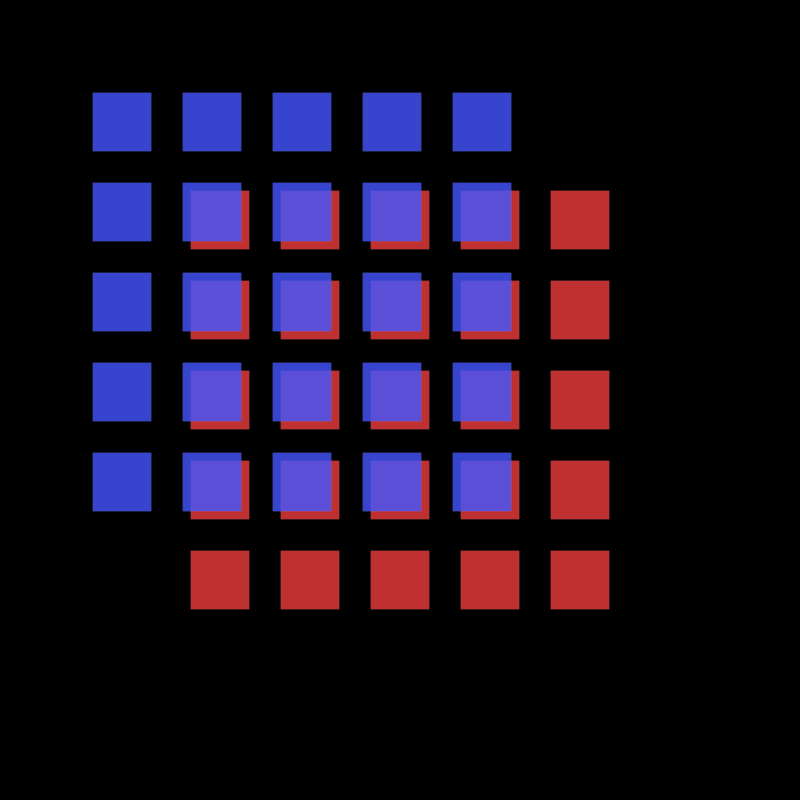
Frame 1 (no input)
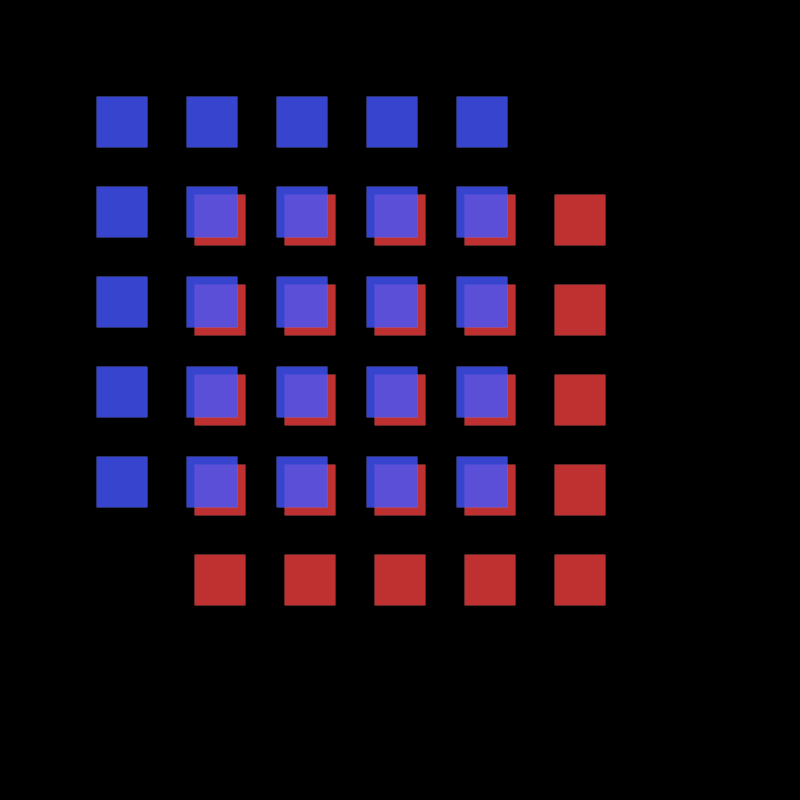
Frame 60 (the mouse pressed at the canvas centre just before this capture)
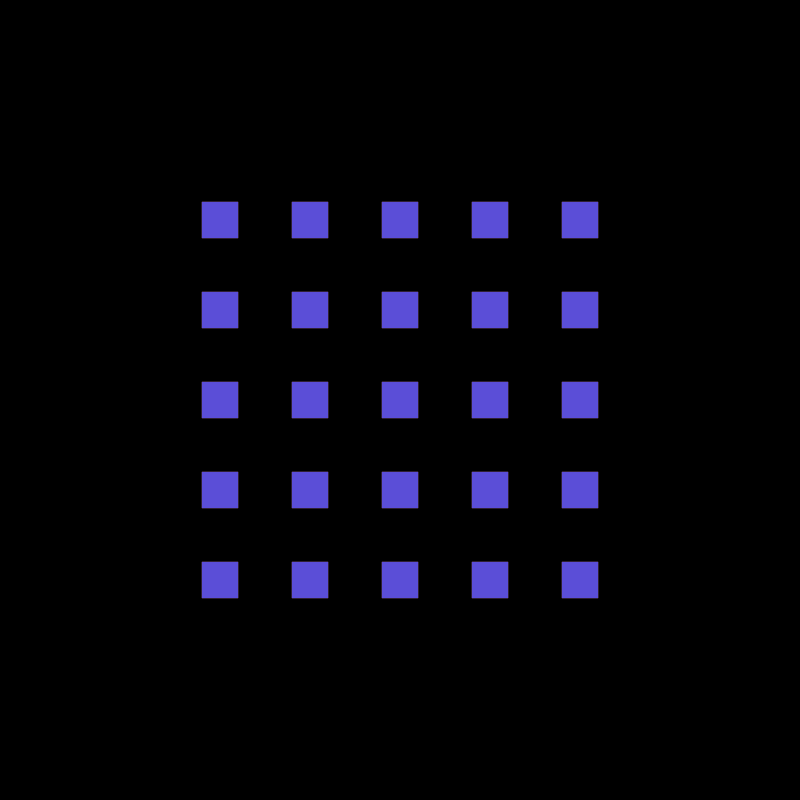
Frame 120 (the mouse held since frame 60 and released just before this capture)

The Processing sketch that drew these frames (run headless with seeded random() and noise(); from frame 60 on, the mouse is pressed at the canvas centre):

// Processing sketch: MovingRectMatrix_noRotate_
// ── MovingRectMatrix_noRotate_.pde
float xAxis;  //通过map()缩小随鼠标移动的范围（否则鼠标移动100个像素，阵列也移动100个像素）
float yAxis;  //
float r;
float roff = 0;
//float a;
//float b;

void setup() {
  size(800, 800);
}

void draw() {
  background(0);
  float range = 196;  //鼠标控制阵列移动的范围（x轴、y轴）
  float gap = 90;    //各个元素中心的距离
  float xNum = 5;    //x轴上的元素个数
  int yNum = 5;      //y轴上的元素个数

  roff += 0.04;      //noise()的变化参数
  r = noise(roff)*34+9;  //元素的大小
  //r = 25;
  xAxis = map(mouseX, 0, width, 0, range);
  yAxis = map(mouseY, 0, height, 0, range);

  rectMode(CENTER);

  //绘制底部不变的圆形阵列
  pushMatrix();
  translate(width/2, height/2);
  //a += map(noise(roff),0,1,-4,4);
  //b = radians(a);
  //rotate(b);
  noStroke();
  for (int i=0; i<xNum; i++) {
    for (int j=0; j<yNum; j++) {
      //在底部绘制带透明度的白色矩形
      fill(255, 255, 255, 125);
      rect(-gap*(xNum-1)/2+i*gap, -gap*(yNum-1)/2+j*gap, r*2, r*2);
      //绘制带透明度的颜色矩形
      fill(229, 1, 1, 160);
      rect(-gap*(xNum-1)/2+i*gap, -gap*(yNum-1)/2+j*gap, r*2, r*2);
    }
  }
  popMatrix();

  //绘制随鼠标移动的阵列，通过改变坐标系的中心实现
  pushMatrix();
  translate(width/2-range/2+xAxis, height/2-range/2+yAxis);
  //rotate(b);
  noStroke();
  for (int i=0; i<xNum; i++) {
    for (int j=0; j<yNum; j++) {
      //在底部绘制带透明度的白色矩形
      fill(255, 255, 255, 125);
      rect(-gap*(xNum-1)/2+i*gap, -gap*(yNum-1)/2+j*gap, r*2, r*2);
      //绘制带透明度的颜色矩形
      fill(12, 35, 253, 160);
      rect(-gap*(xNum-1)/2+i*gap, -gap*(yNum-1)/2+j*gap, r*2, r*2);
    }
  }
  popMatrix();
}
